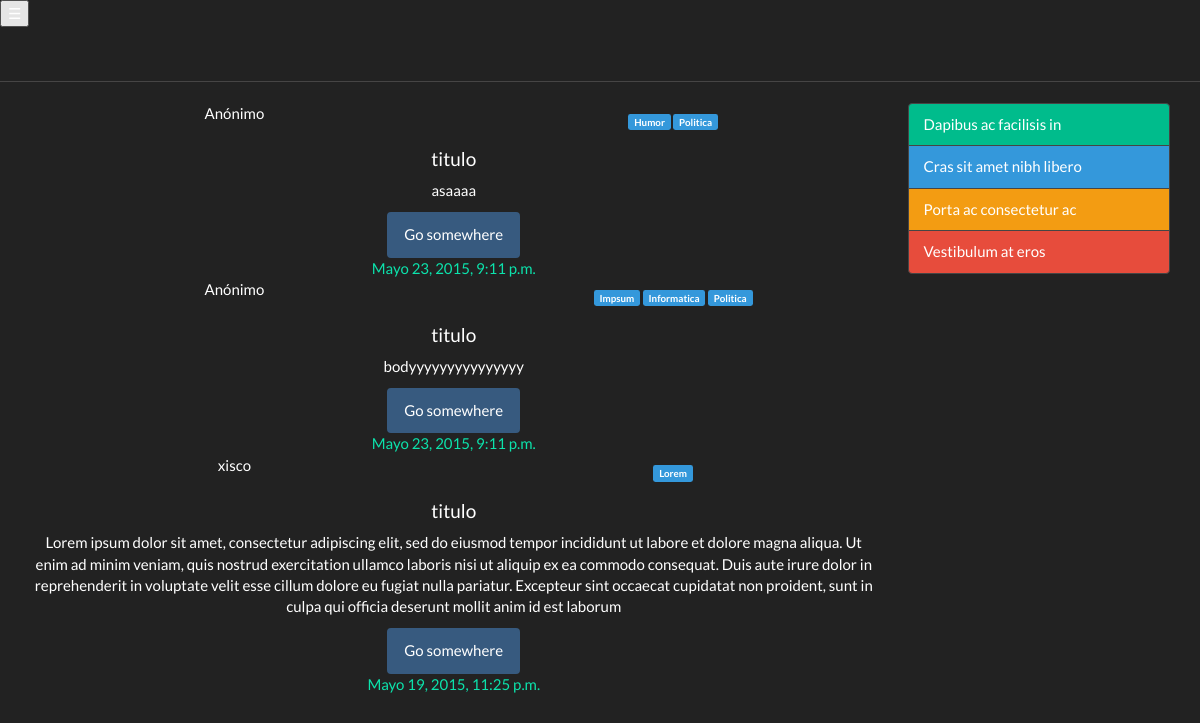
Before: / with the older database file.
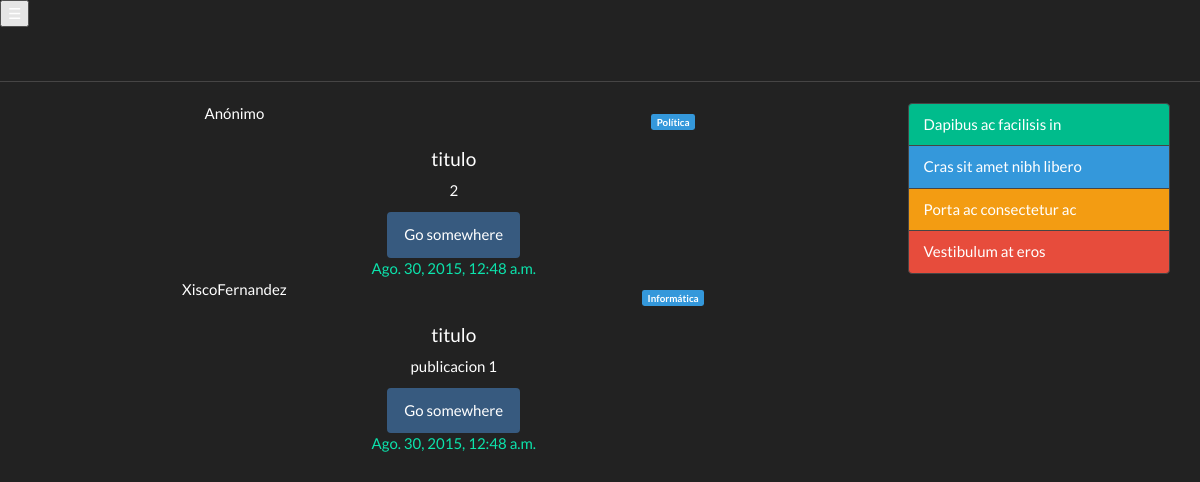
After: the same page with the newer database file.
### apps/publications/models.py (models this page shows, shortened)
class Publication(models.Model):
    STATUS = (
        (0, "Publicado"),
        (1, "Moderando"),
        (3, "Eliminado")
    )
    date_time = models.DateTimeField(auto_now=True)
    status = models.IntegerField(choices=STATUS)
    body = models.TextField()
    owner = models.ForeignKey(UserProfile, blank=True, null=True)
    session_id = models.CharField(max_length=32, blank=True)
    tags = models.ManyToManyField(Tag)
    likes = models.PositiveIntegerField(default=0)
    views = models.PositiveIntegerField(default=0)
    class Meta:
        ordering = ('date_time',)

class Tag(models.Model):
    tag = models.CharField(max_length=30)
    slug = models.SlugField(max_length=50, blank=True, null=True)
    def __str__(self):
        return self.tag

class UserProfile(models.Model):
    GENDERS = (
        ("NE", "No Especificado"),
        ("M", "Masculino"),
        ("F", "Femenino"),
    )
    user = models.OneToOneField(User)
    nick = models.CharField(max_length=50, null=True, blank=True)
    genders = models.CharField(choices=GENDERS, default="NE", max_length=2)
    birthday = models.DateField('Fecha de nacimiento', null=True, blank=True)
    def __str__(self):
        return self.user.username

### apps/publications/views.py (the view)
# urls.py: url(r'^$', PublicationList.as_view(), name='home'),
class PublicationList(ListView):
    model = Publication
    template_name = 'publications/home.html'
    context_object_name = 'publications'
    paginate_by = 3
    queryset = Publication.objects.filter(status=0).order_by(
        '-date_time')  # Filtramos las publicaciones en estado "publicado" -> 0
    def get_queryset(self):
        qs = super(PublicationList, self).get_queryset()
        category = self.kwargs.get('slug', '')
        if category:
            qs = qs.filter(tags__slug=category)
        return qs
    def get_context_data(self):
        ctx = super(PublicationList, self).get_context_data()
        ctx['tags'] = Tag.objects.all()
        return ctx

### apps/publications/context_processors.py (called while the page is built)
def categories_processor(request):
    ctx = dict()
    ctx["all_tags"] = Tag.objects.all()
    return ctx

### apps/publications/templatetags/publicationtags.py (called while the page is built)
@register.filter
def owner(value):
    return 'Anónimo' if value is None else value

### apps/publications/templates/publications/home.html
{% extends 'publications/base.html' %}
{% load publicationtags %}
{% block body %}
{% for publication in publications %}
<div class="card text-center">
    <div class="card-header">
        <div class="row">
            <div class="col-md-6">
                <p>{{publication.owner|owner}}</p>
            </div>
            <div class="col-md-6">
        <h6>{% for tag in publication.tags.all %}
        <span class="label label-pill label-info">{{ tag }}</span>
        {% endfor %}
            </h6>
            </div>
        </div>
    </div>
    <div class="card-block">
        <h4 class="card-title">titulo</h4>
        <p class="card-text">{{publication.body}}</p>
        <a href="#" class="btn btn-primary">Go somewhere</a>
    </div>
    <div class="card-footer text-muted">
        <a href="{% url 'pub_detail' publication.id %}"> {{publication.date_time}}</a>
    </div>
</div>
{% endfor %}
{% endblock %}

### apps/publications/templates/publications/base.html (shortened to what this page needs)
{% load staticfiles %}
<!DOCTYPE html>
<html lang="es">
<head>
    <link rel="stylesheet" href="https://cdn.rawgit.com/twbs/bootstrap/v4-dev/dist/css/bootstrap.css">
</head>
<body>
<nav class="navbar navbar-dark bg-inverse ">
    <button class="navbar-toggler hidden-sm-up" type="button" data-toggle="collapse" data-target="#exCollapsingNavbar2">
        &#9776;
    </button>
</nav>
<hr/>
<div class="container">
    <div class="row">
        <div class="col-md-9">
            {% block body %} {% endblock %}
        </div>
        <div class="col-sm-3">
            <ul class="list-group">
                <li class="list-group-item list-group-item-success">Dapibus ac facilisis in</li>
                <li class="list-group-item list-group-item-info">Cras sit amet nibh libero</li>
                <li class="list-group-item list-group-item-warning">Porta ac consectetur ac</li>
                <li class="list-group-item list-group-item-danger">Vestibulum at eros</li>
            </ul>
        </div>
    </div>
</div>
</body>
</html>

Changed rows visible on the page:
removed Publication: owner|owner "Anónimo", body "asaaaa", date_time "Mayo 23, 2015, 9:11 p.m."
removed Tag: tag "Humor", shown under "Anónimo"
removed Tag: tag "Politica"
removed Publication: owner|owner "Anónimo", body "bodyyyyyyyyyyyyyyy", date_time "Mayo 23, 2015, 9:11 p.m."
removed Tag: tag "Impsum", shown under "Anónimo"
removed Tag: tag "Informatica", shown under "Anónimo"
removed Publication: owner|owner "xisco", body "Lorem ipsum dolor sit amet, consectetur adipiscing elit, sed do eiusmod tempor incididunt ut labore et dolore magna aliqua. Ut enim ad minim veniam, quis nostrud exercitation ullamco laboris nisi ut aliquip ex ea commodo consequat. Duis aute irure dolor in reprehenderit in voluptate velit esse cillum dolore eu fugiat nulla pariatur. Excepteur sint occaecat cupidatat non proident, sunt in culpa qui officia deserunt mollit anim id est laborum", date_time "Mayo 19, 2015, 11:25 p.m."
removed Tag: tag "Lorem", shown under "xisco"
now on this page (row edited): Publication: owner|owner "Anónimo", body "2", date_time "Ago. 30, 2015, 12:48 a.m."
added Tag: tag "Política", shown under "Anónimo"
now on this page (row edited): Publication: owner|owner "XiscoFernandez", body "publicacion 1", date_time "Ago. 30, 2015, 12:48 a.m."
added Tag: tag "Informática", shown under "XiscoFernandez"
